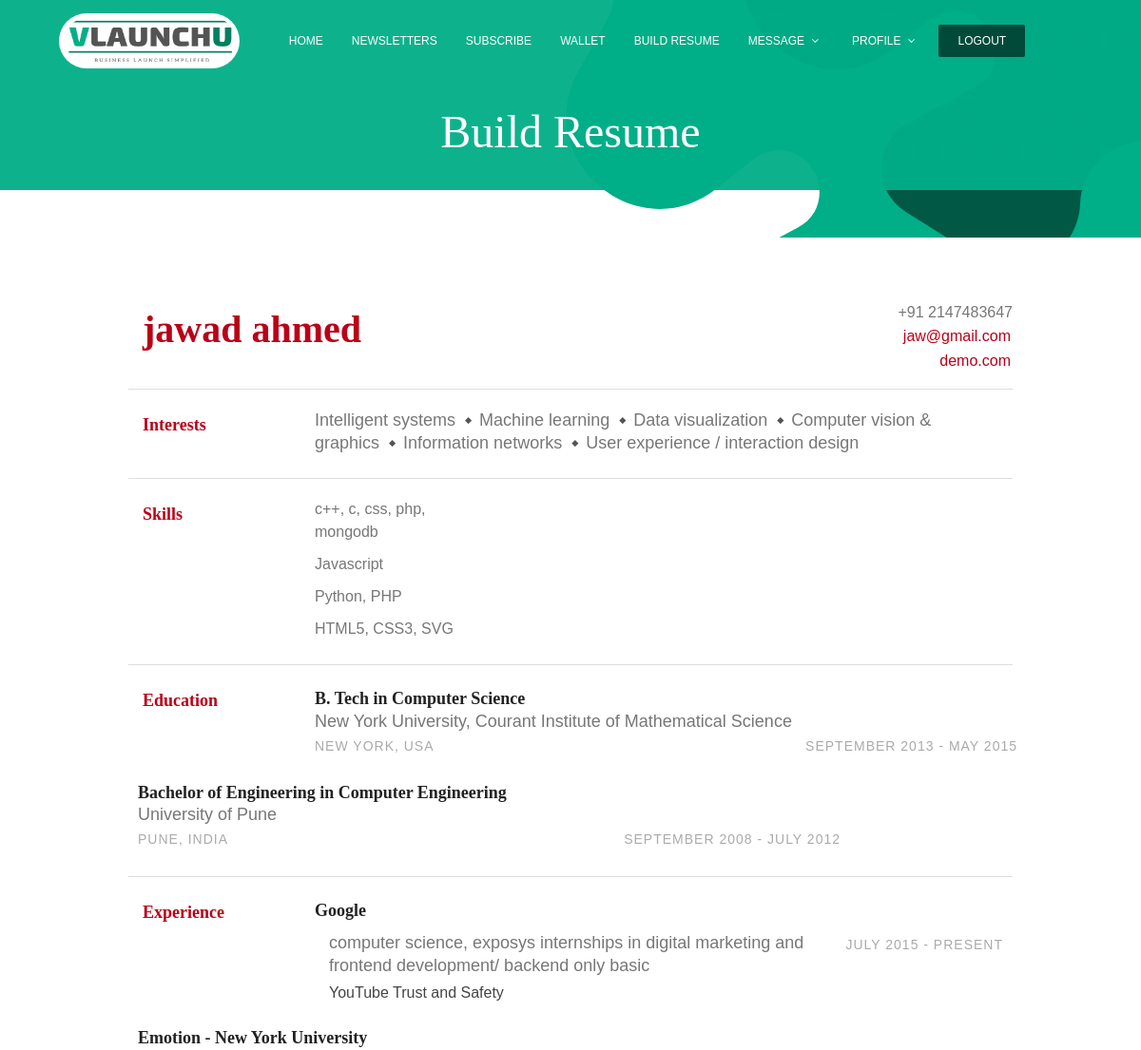
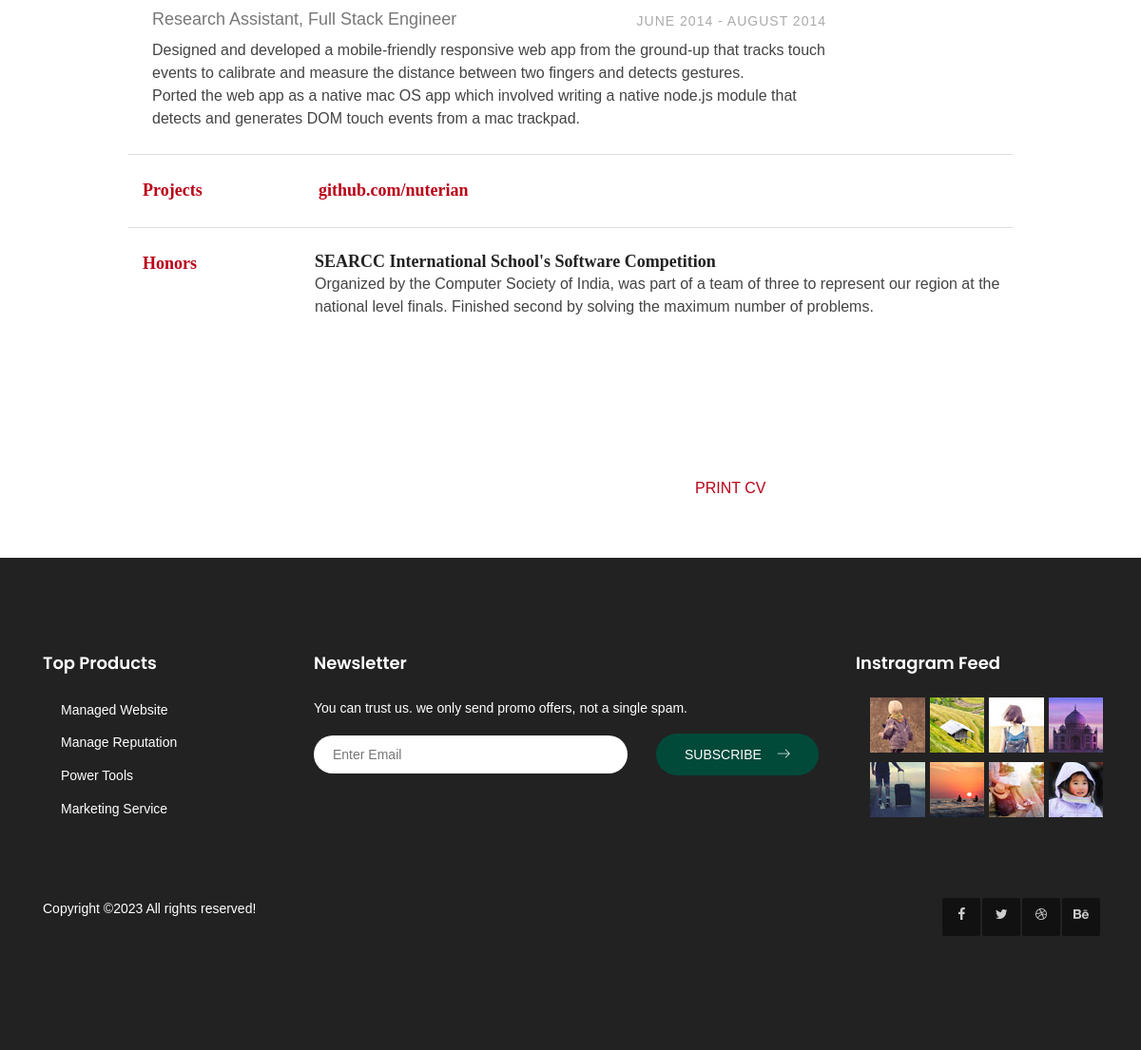
Page /candidate/buildcv1.php (signed in) on the committed database (2 pictures, top to bottom).
### tables this page shows
CREATE TABLE `candidate` (
  `cid` int(11) NOT NULL,
  `cname` varchar(255) NOT NULL,
  `cemail` varchar(255) NOT NULL,
  `cpassword` varchar(255) NOT NULL,
  `cnum` int(20) NOT NULL,
  `cimage` text NOT NULL,
  `usertype` varchar(255) NOT NULL,
  `caddress` varchar(255) NOT NULL,
  `ceducation` varchar(255) NOT NULL,
  `cskills` varchar(255) NOT NULL,
  `cexperience` varchar(255) NOT NULL,
  `ccity` varchar(255) NOT NULL,
  `cresume` text NOT NULL
);

### candidate/buildcv1.php (the view, shortened to what this page needs)
  <section class="banner-area relative" id="home">
                    <div class="overlay overlay-bg" style=" height: 200px;  " ></div>
                    <div class="container" style=" height: 200px;>
                        <div class="row d-flex align-items-center justify-content-center">
                            <div class="about-content col-lg-12">
                                <h1 class="text-white" style="margin-top:-40px;" >
                                    Build Resume
                                </h1>
                            </div>
                        </div>
            </section>
<?php
include('./header.php');
if(isset($_SESSION['is_login'])) {
    $canLogEmail = $_SESSION['lemail'];
} else {
    echo "<script> location.href='../home.php';</script>";
}
$sql = "SELECT * FROM candidate WHERE cemail = '$canLogEmail'";
$result = $conn->query($sql);
if($result->num_rows == 1) {
    $row = $result->fetch_assoc();
}
?>
<div class="print-area" >
<div class="page">
            <div class="section row">
                <h1 class="col"><span style="font-weight:700"><?php echo $row['cname']; ?></span></h1>
                <div class="contact-info col-right">
                    <div>+91 <?php echo $row['cnum']; ?></div>
                    <div><a href="mailto:jugalm@nyu.edu"><?php echo $row['cemail']; ?></a></div>
                    <div><a href="http://jugalm.com">demo.com</a></div>
                </div>
            </div>
            <div class="section row">
                <h2 class="col">Interests</h2>
                <div class="section-text col-right"><span class="key">Intelligent systems</span> <span class="key">Machine learning</span> <span class="key">Data visualization</span> <span class="key">Computer vision &amp; graphics</span> <span class="key">Information networks</span> <span class="key">User experience / interaction design</span> </div>
            </div>
            <div class="section row">
                <h2 class="col">Skills</h2>
                <div class="section-text col-right row">
                    <ul class="skills" style="width:25%">
                        <li><?php echo $row['cskills']; ?></li>
                        <li>Javascript</li>
                        <li>Python, PHP</li>
                        <li>HTML5, CSS3, SVG</li>
                    </ul>
                </div>
            </div>
            <div class="section row">
                <h2 class="col">Education</h2>
                <div class="section-text col-right">
                    <h3><span class="emph"><?php echo $row['ceducation']; ?></span> in Computer Science</h3>
                    <div>New York University, Courant Institute of Mathematical Science</div>
                    <div class="row">
                        <div class="col light">New York, USA</div>
                        <div class="col-right light">September 2013 - May 2015</div>
                    </div>
                </div>
                <div class="section-text col-right">
                    <h3><span class="emph">Bachelor of Engineering</span> in Computer Engineering</h3>
                    <div>University of Pune</div>
                    <div class="row">
                        <div class="col light">Pune, India</div>
                        <div class="col-right light	">September 2008 - July 2012	</div>
                    </div>
                </div>
            </div>
            <div class="section row">
                <h2 class="col">Experience</h2>
                <div class="section-text col-right">
                    <div class="row">
                        <div class="col">
                            <h3>Google</h3>
                        </div>
                    </div>
                    <div class="row subsection">
                        <div class="emph col"><?php echo $row['cexperience']; ?></div>
                        <div class="col-right light">July 2015 - Present</div>
                    </div>
                    <ul class="desc">
                        <li>YouTube Trust and Safety</li>
                </div>
                <div class="section-text col-right">
                    <div class="row">
                        <div class="col">
                            <h3>Emotion - New York University</h3>
                        </div>
                    </div>
                    <div class="row subsection">
                        <div class="emph col">Research Assistant, Full Stack Engineer</div>
                        <div class="col-right light">June 2014 - August 2014</div>
                    </div>
                    <ul class="desc">
                        <li>Designed and developed a mobile-friendly responsive web app from the ground-up that tracks touch events to calibrate and measure the distance between two fingers and detects gestures.</li>
                        <li>Ported the web app as a native mac OS app which involved writing a native node.js module that detects and generates DOM touch events from a mac trackpad.</li>
                </div>
            </div>
            <div class="section row">
                <h2 class="col">Projects</h2>
                <div class="section-text col-right">
                    <h3><a href="https://github.com/nuterian">github.com/nuterian</a></h3>
                </div>
            </div>
            <div class="section row">
                <h2 class="col">Honors</h2>
                <div class="section-text col-right">
                    <div class="row">
                        <div class="col">
                            <h3>SEARCC International School's Software Competition</h3>
                        </div>
                    </div>
                    <div class="desc">Organized by the Computer Society of India, was part of a team of three to represent our region at
                        the national level finals. Finished <span class="emph">second</span> by solving the maximum number of problems.
                    </div>
                </div>
            </div>
        </div>
</div><br><br><br>
<button class="btn primary-btn " style=" color: #ba0018; left: 690px; " >print cv</button><br><br><br>
<?php
include('./footer.php');
?>

### css/main.css (style rules this page uses)
body { color: #777777; font-family: "Poppins", sans-serif; font-size: 14px; font-weight: 300; line-height: 1.625em; position: relative; }
ol, ul { margin: 0; padding: 0; list-style: none; }
a { -webkit-transition: all 0.3s ease 0s; -moz-transition: all 0.3s ease 0s; -o-transition: all 0.3s ease 0s; transition: all 0.3s ease 0s; }
a, a:focus, a:hover { text-decoration: none; outline: 0; }
h1, h2, h3, h4, h5, h6 { font-family: "Poppins", sans-serif; color: #222222; line-height: 1.2em !important; margin-bottom: 0; margin-top: 0; font-weight: 600; }
h1, .h1 { font-size: 36px; }
h2, .h2 { font-size: 30px; }
h3, .h3 { font-size: 24px; }
.text-white { color: #fff; }
.light { color: #fff; }
.relative { position: relative; }
.overlay { position: absolute; left: 0; right: 0; top: 0; bottom: 0; }
h1 { font-size: 36px; }
h2 { font-size: 30px; }
h3 { font-size: 24px; }
h1, h2, h3, h4, h5, h6 { line-height: 1.5em; }
.p1-gradient-bg, .banner-area .overlay-bg, .sidebar .single-slidebar .cat-list li:hover, .callto-action-area, .single-price:hover .price-bottom, .single-service:hover, .submit-right, .submit-left, .contact-btns, .form-area .primary-btn { background-image: -moz-linear-gradient(0deg, #00ae87 0%, #00ae87 100%); background-image: -webkit-linear-gradient(0deg, #00ae87 0%, #00ae87 100%); background-image: -ms-linear-gradient(0deg, #00ae87 0%, #00ae87 100%); }
.primary-btn { background-color: #00ae87; line-height: 42px; padding-left: 30px; padding-right: 60px; border-radius: 25px; border: none; color: #fff; display: inline-block; font-weight: 500; position: relative; -webkit-transition: all 0.3s ease 0s; -moz-transition: all 0.3s ease 0s; -o-transition: all 0.3s ease 0s; transition: all 0.3s ease 0s; cursor: pointer; text-transform: uppercase; position: relative; }
.banner-area { background: url(../img/yun1.svg) center; background-color: #014a3a; background-size: cover; height:250px; }
.banner-area .overlay-bg { opacity: .95; }
.primary-btn { background: #fff; border: 1px solid transparent; color: #222; padding-left: 40px; padding-right: 40px; border-radius: 50px; }
.about-content { padding: 150px 0px; text-align: center; }
.about-content h1 { font-size: 48px; font-weight: 300; }

### candidate/buildcv1.php (style rules this page uses)
body { margin: 0; padding: 0; background-color: #fff font-size: 12px; font-family: 'Source Sans Pro', sans-serif; -webkit-font-smoothing: subpixel-antialiased; }
* { box-sizing: border-box; -moz-box-sizing: border-box; }
h1 { font-weight: 300; margin: 5px 0 0; font-size: 40px; color:#ba0018; padding: 0 10px 10px; border-radius:2px; font-family: 'Merriweather', serif; }
h2 { color: #ba0018; width: 150px; font-size: 18px; padding-left: 20px; padding-top: 12px; font-weight:700; font-family: 'Merriweather', serif; }
h3 { font-size: 18px; font-weight: bold; margin-bottom: 0; line-height: 28px; font-family: 'Merriweather', serif; }
h2, h3 { margin-top: 5px }
a { color: #ba0018; display: inline-block; text-decoration: none; padding:2px 4px; border-radius:2px; margin-right:-2px; }
.key:first-child { margin-left: 0 }
.key { margin: 0 10px; position: relative; }
.key::before { content: '◆'; position: absolute; left: -15px; color: #555; font-size: 7pt; }
.key:first-child::before { content: '' }
.section { border-bottom: 1px solid #ddd; padding: 10px 0 15px; }
.section:last-child { border: none }
.section-text { width: 80%; font-size: 18px; line-height: 24px; margin: 10px 0 10px; padding: 0 10px; }
.subsection { margin: 10px 0 5px }
.desc { font-size: 16px; font-family: 'Source Sans Pro', sans-serif; color:#444; }
.contact-info { font-size: 16px; text-align: right; }
.light { color: #aaa;letter-spacing:1px; font-size: 14px; line-height:28px; font-family: 'Source Sans Pro', sans-serif; text-transform:uppercase; }
ul { padding-left:15px; }
ul.skills { float:left; width:30%; padding-left:0px; margin: 0 20px 0 0; }
ul.skills li { list-style: none; font-size:16px; margin-bottom:10px; }
ul.skills li:last-child { margin:0; }
.row:before, .row:after { content: ""; display: table; }
.row:after { clear: both }
.col { float: left }
.col-right { float: right }
.page { width: 1000px; min-height: 29.7cm; margin: 1cm auto; background: white; padding: 20px 50px; }
.print-area { align-items: center ; }

### rows in the picture
candidate: cname "jawad ahmed", cnum "2147483647", cemail "jaw@gmail.com", cskills "c++, c, css, php, mongodb", ceducation "B. Tech", cexperience "computer science, exposys internships in digital marketing and frontend development/ backend only basic"
